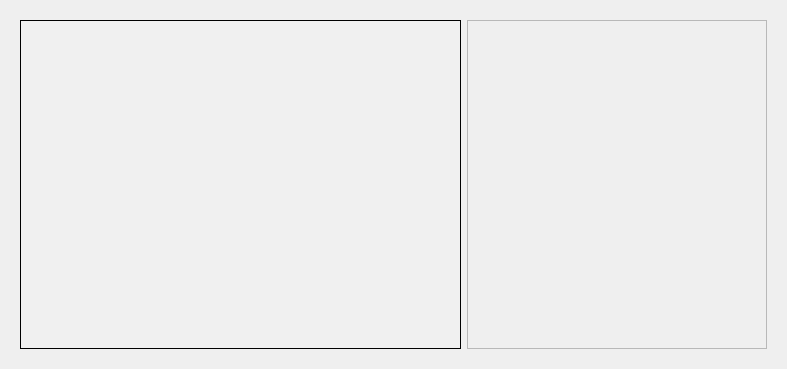
<?xml version="1.0" encoding="UTF-8"?>
<ui version="4.0">
 <class>Dialog</class>
 <widget class="QDialog" name="Dialog">
  <property name="geometry">
   <rect>
    <x>0</x>
    <y>0</y>
    <width>787</width>
    <height>369</height>
   </rect>
  </property>
  <property name="windowTitle">
   <string>Dialog</string>
  </property>
  <property name="styleSheet">
   <string notr="true">QLabel {
    font-family: 'Georgia'; /* Cambiar la fuente a Georgia */
    font-size: 16px; /* Cambiar el tamaño de la fuente */
    color: #000000; /* Color del texto (blanco) */
}

QLineEdit {
    font-family: 'Georgia'; /* Cambiar la fuente a Georgia */
    font-size: 14px; /* Cambiar el tamaño de la fuente */
    color: #000000; /* Color del texto (blanco) */
    background-color: #f0f0f0; /* Color de fondo del QLineEdit */
    border: 1px solid #000000; /* Borde blanco */
}

QComboBox {
    font-family: 'Georgia'; /* Cambiar la fuente a Georgia */
    font-size: 14px; /* Cambiar el tamaño de la fuente */
    color: #000000; /* Color del texto (blanco) */
    background-color: #cfd4da; /* Fondo oscuro del ComboBox */
}

QRadioButton {
    font-family: 'Georgia'; /* Cambiar la fuente a Georgia */
    font-size: 14px; /* Cambiar el tamaño de la fuente */
    color: #000000; /* Color del texto (blanco) */
}

QCheckBox {
    font-family: 'Georgia'; /* Cambiar la fuente a Georgia */
    font-size: 14px; /* Cambiar el tamaño de la fuente */
    color: #000000; /* Color del texto (blanco) */
}

/* Cambiar la fuente y estilo de los QPushButton */
QPushButton {
    font-family: 'Georgia'; /* Cambiar la fuente */
    font-size: 14px; /* Cambiar el tamaño de la fuente */
    color: #000000; /* Color del texto negro */
    background-color: #cfd4da; /* Fondo gris claro */
    border: 1px solid #a1a6ad; /* Borde gris medio */
    border-radius: 5px; /* Bordes redondeados */
    padding: 5px; /* Espaciado interno */
}

/* Estilo cuando el ratón pasa sobre el botón */
QPushButton:hover {
    color: #000000; /* Mantener el texto negro */
    background-color: #b7bcc3; /* Fondo gris un poco más oscuro al pasar el mouse */
}

/* Estilo cuando el botón está presionado */
QPushButton:pressed {
    background-color: #a6acb3; /* Fondo ligeramente más oscuro al presionar */
    color: #000000; /* Mantener el texto negro cuando se presiona */
}



/* Estilo general para QTableWidget y QTableView */
QTableWidget, QTableView {
    font-family: 'Georgia'; /* Cambiar la fuente a Georgia */
    font-size: 14px; /* Tamaño de la fuente */
    color: #000000; /* Color del texto negro */
    background-color: #e6e9ed; /* Fondo gris claro para la tabla */
    gridline-color: #a1a6ad; /* Color de las líneas de la tabla (gris medio) */
    selection-background-color: #b7bcc3; /* Color de fondo cuando se selecciona una celda (gris suave) */
    selection-color: #000000; /* Color del texto cuando la celda está seleccionada (negro) */
}

/* Estilo para el encabezado horizontal de la tabla */
QHeaderView::section {
    font-family: 'Georgia'; /* Cambiar la fuente a Georgia */
    font-size: 14px; /* Tamaño de la fuente */
    color: #000000; /* Color del texto negro */
    background-color: #cfd4da; /* Fondo gris claro del encabezado */
    border: 1px solid #a1a6ad; /* Borde gris medio entre las secciones */
    padding: 4px; /* Espaciado interno en el encabezado */
}

/* Estilo para las celdas de la tabla al pasar el mouse */
QTableWidget::item:hover, QTableView::item:hover {
    background-color: #b7bcc3; /* Fondo gris suave al pasar el mouse */
    color: #000000; /* Mantener el texto negro */
}

/* Estilo para las celdas cuando están seleccionadas */
QTableWidget::item:selected, QTableView::item:selected {
    background-color: #a6acb3; /* Fondo gris intermedio cuando está seleccionado */
    color: #000000; /* Texto negro cuando está seleccionado */
}

/* Ajustar el tamaño de las celdas */
QTableWidget::item, QTableView::item {
    padding: 4px; /* Espaciado interno de las celdas */
}

/* Estilo para el borde inferior de la tabla */
QTableCornerButton::section {
    background-color: #cfd4da; /* Fondo del botón de esquina */
    border: 1px solid #a1a6ad; /* Borde gris medio del botón de esquina */
}
QTextEdit {
    font-family: 'Georgia'; /* Cambiar la fuente a Georgia */
    font-size: 14px; /* Tamaño de la fuente */
    color: #000000; /* Color del texto (negro) */
    background-color: #f0f0f0; /* Fondo gris claro */
    border: 1px solid #000000; /* Borde negro */
    padding: 5px; /* Espaciado interno */
}</string>
  </property>
  <layout class="QGridLayout" name="gridLayout_2">
   <item row="0" column="0">
    <widget class="QScrollArea" name="scrollArea">
     <property name="frameShape">
      <enum>QFrame::NoFrame</enum>
     </property>
     <property name="widgetResizable">
      <bool>true</bool>
     </property>
     <widget class="QWidget" name="scrollAreaWidgetContents">
      <property name="geometry">
       <rect>
        <x>0</x>
        <y>0</y>
        <width>769</width>
        <height>351</height>
       </rect>
      </property>
      <layout class="QGridLayout" name="gridLayout">
       <item row="0" column="0">
        <widget class="QTextEdit" name="textEdit">
         <property name="minimumSize">
          <size>
           <width>200</width>
           <height>0</height>
          </size>
         </property>
        </widget>
       </item>
       <item row="0" column="1">
        <widget class="QFrame" name="frame">
         <property name="minimumSize">
          <size>
           <width>300</width>
           <height>0</height>
          </size>
         </property>
         <property name="frameShape">
          <enum>QFrame::StyledPanel</enum>
         </property>
         <property name="frameShadow">
          <enum>QFrame::Raised</enum>
         </property>
        </widget>
       </item>
      </layout>
     </widget>
    </widget>
   </item>
  </layout>
 </widget>
 <resources/>
 <connections/>
</ui>
